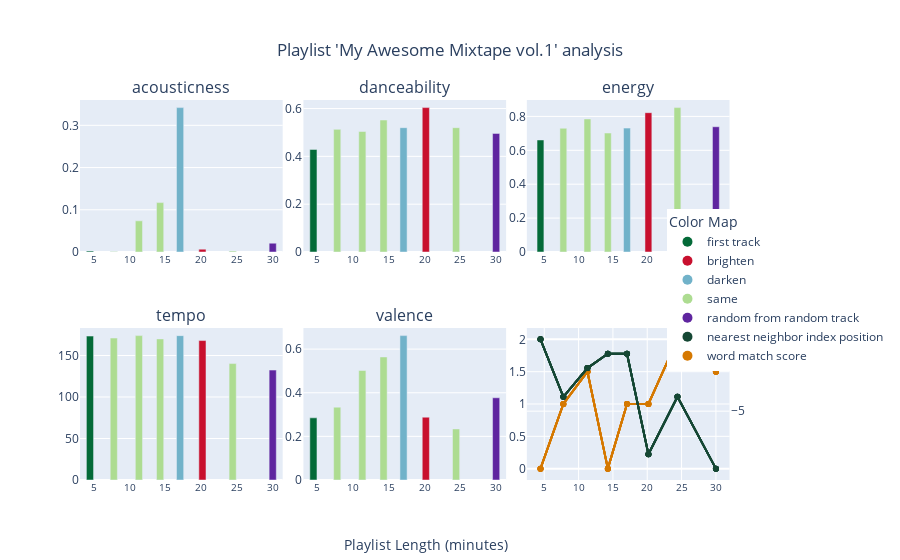

Source (notebook cell):
### Code cell
myplts.plot_my_playlist(my_playlist, "My Awesome Mixtape vol.1")

### Figure 1 — Plotly figure (JSON) as saved in the notebook; plotly's stock layout.template omitted (floating-point values rounded to 4 significant figures)
{"data": [{"hoverinfo": "text", "hovertext": ["Track: Yellow<br>Artist: Coldplay<br>Artist Genres: permanent wave | pop<br>Key: B<br>Energy: Perfectly harmonic<br>Mood: Same", "Track: Blinding Lights<br>Artist: The Weeknd<br>Artist Genres: canadian contemporary r&b | canadian pop | pop<br>Key: C#<br>Energy: Raise energy<br>Mood: Same", "Track: Heart Attack<br>Artist: Demi Lovato<br>Artist Genres: pop | post-teen pop<br>Key: G#<br>Energy: Raise energy<br>Mood: Same", "Track: Cruel Summer<br>Artist: Taylor Swift<br>Artist Genres: pop<br>Key: A<br>Energy: Raise energy<br>Mood: Same", "Track: As It Was<br>Artist: Harry Styles<br>Artist Genres: pop<br>Key: F#m<br>Energy: Perfectly harmonic<br>Mood: Darken", "Track: Thunder<br>Artist: Imagine Dragons<br>Artist Genres: modern rock | pop | rock<br>Key: C<br>Energy: Raise energy<br>Mood: Brighten", "Track: 505<br>Artist: Arctic Monkeys<br>Artist Genres: garage rock | modern rock | permanent wave | rock | sheffield indie<br>Key: C<br>Energy: Perfectly harmonic<br>Mood: Same", "Track: Knockin' On Heaven's Door<br>Artist: Guns N' Roses<br>Artist Genres: glam metal | hard rock | rock<br>Key: F#<br>Energy: nan<br>Mood: nan"], "marker": {"color": ["#046a38", "#addc91", "#addc91", "#addc91", "#71b2c9", "#c8102e", "#addc91", "#5f259f"]}, "showlegend": false, "type": "bar", "width": 1, "x": [4.45, 7.78, 11.29, 14.26, 17.05, 20.17, 24.4, 30], "xaxis": "x", "y": [0.00239, 0.00143, 0.0738, 0.117, 0.342, 0.00672, 0.00237, 0.0209], "yaxis": "y"}, {"hovertext": ["Track: Yellow<br>Artist: Coldplay<br>Artist Genres: permanent wave | pop<br>Key: B<br>Energy: Perfectly harmonic<br>Mood: Same", "Track: Blinding Lights<br>Artist: The Weeknd<br>Artist Genres: canadian contemporary r&b | canadian pop | pop<br>Key: C#<br>Energy: Raise energy<br>Mood: Same", "Track: Heart Attack<br>Artist: Demi Lovato<br>Artist Genres: pop | post-teen pop<br>Key: G#<br>Energy: Raise energy<br>Mood: Same", "Track: Cruel Summer<br>Artist: Taylor Swift<br>Artist Genres: pop<br>Key: A<br>Energy: Raise energy<br>Mood: Same", "Track: As It Was<br>Artist: Harry Styles<br>Artist Genres: pop<br>Key: F#m<br>Energy: Perfectly harmonic<br>Mood: Darken", "Track: Thunder<br>Artist: Imagine Dragons<br>Artist Genres: modern rock | pop | rock<br>Key: C<br>Energy: Raise energy<br>Mood: Brighten", "Track: 505<br>Artist: Arctic Monkeys<br>Artist Genres: garage rock | modern rock | permanent wave | rock | sheffield indie<br>Key: C<br>Energy: Perfectly harmonic<br>Mood: Same", "Track: Knockin' On Heaven's Door<br>Artist: Guns N' Roses<br>Artist Genres: glam metal | hard rock | rock<br>Key: F#<br>Energy: nan<br>Mood: nan"], "line": {"color": "#d57800"}, "mode": "lines+markers", "showlegend": false, "type": "scatter", "x": [4.45, 7.78, 11.29, 14.26, 17.05, 20.17, 24.4, 30], "xaxis": "x6", "y": [0, 1, 1.5, 0, 1, 1, 2, 1.5], "yaxis": "y11"}, {"hovertext": ["Track: Yellow<br>Artist: Coldplay<br>Artist Genres: permanent wave | pop<br>Key: B<br>Energy: Perfectly harmonic<br>Mood: Same", "Track: Blinding Lights<br>Artist: The Weeknd<br>Artist Genres: canadian contemporary r&b | canadian pop | pop<br>Key: C#<br>Energy: Raise energy<br>Mood: Same", "Track: Heart Attack<br>Artist: Demi Lovato<br>Artist Genres: pop | post-teen pop<br>Key: G#<br>Energy: Raise energy<br>Mood: Same", "Track: Cruel Summer<br>Artist: Taylor Swift<br>Artist Genres: pop<br>Key: A<br>Energy: Raise energy<br>Mood: Same", "Track: As It Was<br>Artist: Harry Styles<br>Artist Genres: pop<br>Key: F#m<br>Energy: Perfectly harmonic<br>Mood: Darken", "Track: Thunder<br>Artist: Imagine Dragons<br>Artist Genres: modern rock | pop | rock<br>Key: C<br>Energy: Raise energy<br>Mood: Brighten", "Track: 505<br>Artist: Arctic Monkeys<br>Artist Genres: garage rock | modern rock | permanent wave | rock | sheffield indie<br>Key: C<br>Energy: Perfectly harmonic<br>Mood: Same", "Track: Knockin' On Heaven's Door<br>Artist: Guns N' Roses<br>Artist Genres: glam metal | hard rock | rock<br>Key: F#<br>Energy: nan<br>Mood: nan"], "line": {"color": "#154734"}, "mode": "lines+markers", "showlegend": false, "type": "scatter", "x": [4.45, 7.78, 11.29, 14.26, 17.05, 20.17, 24.4, 30], "xaxis": "x6", "y": [0, -4, -2, -1, -1, -8, -4, -9], "yaxis": "y12"}, {"hoverinfo": "text", "hovertext": ["Track: Yellow<br>Artist: Coldplay<br>Artist Genres: permanent wave | pop<br>Key: B<br>Energy: Perfectly harmonic<br>Mood: Same", "Track: Blinding Lights<br>Artist: The Weeknd<br>Artist Genres: canadian contemporary r&b | canadian pop | pop<br>Key: C#<br>Energy: Raise energy<br>Mood: Same", "Track: Heart Attack<br>Artist: Demi Lovato<br>Artist Genres: pop | post-teen pop<br>Key: G#<br>Energy: Raise energy<br>Mood: Same", "Track: Cruel Summer<br>Artist: Taylor Swift<br>Artist Genres: pop<br>Key: A<br>Energy: Raise energy<br>Mood: Same", "Track: As It Was<br>Artist: Harry Styles<br>Artist Genres: pop<br>Key: F#m<br>Energy: Perfectly harmonic<br>Mood: Darken", "Track: Thunder<br>Artist: Imagine Dragons<br>Artist Genres: modern rock | pop | rock<br>Key: C<br>Energy: Raise energy<br>Mood: Brighten", "Track: 505<br>Artist: Arctic Monkeys<br>Artist Genres: garage rock | modern rock | permanent wave | rock | sheffield indie<br>Key: C<br>Energy: Perfectly harmonic<br>Mood: Same", "Track: Knockin' On Heaven's Door<br>Artist: Guns N' Roses<br>Artist Genres: glam metal | hard rock | rock<br>Key: F#<br>Energy: nan<br>Mood: nan"], "marker": {"color": ["#046a38", "#addc91", "#addc91", "#addc91", "#71b2c9", "#c8102e", "#addc91", "#5f259f"]}, "showlegend": false, "type": "bar", "width": 1, "x": [4.45, 7.78, 11.29, 14.26, 17.05, 20.17, 24.4, 30], "xaxis": "x2", "y": [0.429, 0.513, 0.504, 0.552, 0.52, 0.604, 0.52, 0.496], "yaxis": "y3"}, {"hovertext": ["Track: Yellow<br>Artist: Coldplay<br>Artist Genres: permanent wave | pop<br>Key: B<br>Energy: Perfectly harmonic<br>Mood: Same", "Track: Blinding Lights<br>Artist: The Weeknd<br>Artist Genres: canadian contemporary r&b | canadian pop | pop<br>Key: C#<br>Energy: Raise energy<br>Mood: Same", "Track: Heart Attack<br>Artist: Demi Lovato<br>Artist Genres: pop | post-teen pop<br>Key: G#<br>Energy: Raise energy<br>Mood: Same", "Track: Cruel Summer<br>Artist: Taylor Swift<br>Artist Genres: pop<br>Key: A<br>Energy: Raise energy<br>Mood: Same", "Track: As It Was<br>Artist: Harry Styles<br>Artist Genres: pop<br>Key: F#m<br>Energy: Perfectly harmonic<br>Mood: Darken", "Track: Thunder<br>Artist: Imagine Dragons<br>Artist Genres: modern rock | pop | rock<br>Key: C<br>Energy: Raise energy<br>Mood: Brighten", "Track: 505<br>Artist: Arctic Monkeys<br>Artist Genres: garage rock | modern rock | permanent wave | rock | sheffield indie<br>Key: C<br>Energy: Perfectly harmonic<br>Mood: Same", "Track: Knockin' On Heaven's Door<br>Artist: Guns N' Roses<br>Artist Genres: glam metal | hard rock | rock<br>Key: F#<br>Energy: nan<br>Mood: nan"], "line": {"color": "#d57800"}, "mode": "lines+markers", "showlegend": false, "type": "scatter", "x": [4.45, 7.78, 11.29, 14.26, 17.05, 20.17, 24.4, 30], "xaxis": "x6", "y": [0, 1, 1.5, 0, 1, 1, 2, 1.5], "yaxis": "y11"}, {"hovertext": ["Track: Yellow<br>Artist: Coldplay<br>Artist Genres: permanent wave | pop<br>Key: B<br>Energy: Perfectly harmonic<br>Mood: Same", "Track: Blinding Lights<br>Artist: The Weeknd<br>Artist Genres: canadian contemporary r&b | canadian pop | pop<br>Key: C#<br>Energy: Raise energy<br>Mood: Same", "Track: Heart Attack<br>Artist: Demi Lovato<br>Artist Genres: pop | post-teen pop<br>Key: G#<br>Energy: Raise energy<br>Mood: Same", "Track: Cruel Summer<br>Artist: Taylor Swift<br>Artist Genres: pop<br>Key: A<br>Energy: Raise energy<br>Mood: Same", "Track: As It Was<br>Artist: Harry Styles<br>Artist Genres: pop<br>Key: F#m<br>Energy: Perfectly harmonic<br>Mood: Darken", "Track: Thunder<br>Artist: Imagine Dragons<br>Artist Genres: modern rock | pop | rock<br>Key: C<br>Energy: Raise energy<br>Mood: Brighten", "Track: 505<br>Artist: Arctic Monkeys<br>Artist Genres: garage rock | modern rock | permanent wave | rock | sheffield indie<br>Key: C<br>Energy: Perfectly harmonic<br>Mood: Same", "Track: Knockin' On Heaven's Door<br>Artist: Guns N' Roses<br>Artist Genres: glam metal | hard rock | rock<br>Key: F#<br>Energy: nan<br>Mood: nan"], "line": {"color": "#154734"}, "mode": "lines+markers", "showlegend": false, "type": "scatter", "x": [4.45, 7.78, 11.29, 14.26, 17.05, 20.17, 24.4, 30], "xaxis": "x6", "y": [0, -4, -2, -1, -1, -8, -4, -9], "yaxis": "y12"}, {"hoverinfo": "text", "hovertext": ["Track: Yellow<br>Artist: Coldplay<br>Artist Genres: permanent wave | pop<br>Key: B<br>Energy: Perfectly harmonic<br>Mood: Same", "Track: Blinding Lights<br>Artist: The Weeknd<br>Artist Genres: canadian contemporary r&b | canadian pop | pop<br>Key: C#<br>Energy: Raise energy<br>Mood: Same", "Track: Heart Attack<br>Artist: Demi Lovato<br>Artist Genres: pop | post-teen pop<br>Key: G#<br>Energy: Raise energy<br>Mood: Same", "Track: Cruel Summer<br>Artist: Taylor Swift<br>Artist Genres: pop<br>Key: A<br>Energy: Raise energy<br>Mood: Same", "Track: As It Was<br>Artist: Harry Styles<br>Artist Genres: pop<br>Key: F#m<br>Energy: Perfectly harmonic<br>Mood: Darken", "Track: Thunder<br>Artist: Imagine Dragons<br>Artist Genres: modern rock | pop | rock<br>Key: C<br>Energy: Raise energy<br>Mood: Brighten", "Track: 505<br>Artist: Arctic Monkeys<br>Artist Genres: garage rock | modern rock | permanent wave | rock | sheffield indie<br>Key: C<br>Energy: Perfectly harmonic<br>Mood: Same", "Track: Knockin' On Heaven's Door<br>Artist: Guns N' Roses<br>Artist Genres: glam metal | hard rock | rock<br>Key: F#<br>Energy: nan<br>Mood: nan"], "marker": {"color": ["#046a38", "#addc91", "#addc91", "#addc91", "#71b2c9", "#c8102e", "#addc91", "#5f259f"]}, "showlegend": false, "type": "bar", "width": 1, "x": [4.45, 7.78, 11.29, 14.26, 17.05, 20.17, 24.4, 30], "xaxis": "x3", "y": [0.661, 0.73, 0.785, 0.702, 0.731, 0.822, 0.852, 0.739], "yaxis": "y5"}, {"hovertext": ["Track: Yellow<br>Artist: Coldplay<br>Artist Genres: permanent wave | pop<br>Key: B<br>Energy: Perfectly harmonic<br>Mood: Same", "Track: Blinding Lights<br>Artist: The Weeknd<br>Artist Genres: canadian contemporary r&b | canadian pop | pop<br>Key: C#<br>Energy: Raise energy<br>Mood: Same", "Track: Heart Attack<br>Artist: Demi Lovato<br>Artist Genres: pop | post-teen pop<br>Key: G#<br>Energy: Raise energy<br>Mood: Same", "Track: Cruel Summer<br>Artist: Taylor Swift<br>Artist Genres: pop<br>Key: A<br>Energy: Raise energy<br>Mood: Same", "Track: As It Was<br>Artist: Harry Styles<br>Artist Genres: pop<br>Key: F#m<br>Energy: Perfectly harmonic<br>Mood: Darken", "Track: Thunder<br>Artist: Imagine Dragons<br>Artist Genres: modern rock | pop | rock<br>Key: C<br>Energy: Raise energy<br>Mood: Brighten", "Track: 505<br>Artist: Arctic Monkeys<br>Artist Genres: garage rock | modern rock | permanent wave | rock | sheffield indie<br>Key: C<br>Energy: Perfectly harmonic<br>Mood: Same", "Track: Knockin' On Heaven's Door<br>Artist: Guns N' Roses<br>Artist Genres: glam metal | hard rock | rock<br>Key: F#<br>Energy: nan<br>Mood: nan"], "line": {"color": "#d57800"}, "mode": "lines+markers", "showlegend": false, "type": "scatter", "x": [4.45, 7.78, 11.29, 14.26, 17.05, 20.17, 24.4, 30], "xaxis": "x6", "y": [0, 1, 1.5, 0, 1, 1, 2, 1.5], "yaxis": "y11"}, {"hovertext": ["Track: Yellow<br>Artist: Coldplay<br>Artist Genres: permanent wave | pop<br>Key: B<br>Energy: Perfectly harmonic<br>Mood: Same", "Track: Blinding Lights<br>Artist: The Weeknd<br>Artist Genres: canadian contemporary r&b | canadian pop | pop<br>Key: C#<br>Energy: Raise energy<br>Mood: Same", "Track: Heart Attack<br>Artist: Demi Lovato<br>Artist Genres: pop | post-teen pop<br>Key: G#<br>Energy: Raise energy<br>Mood: Same", "Track: Cruel Summer<br>Artist: Taylor Swift<br>Artist Genres: pop<br>Key: A<br>Energy: Raise energy<br>Mood: Same", "Track: As It Was<br>Artist: Harry Styles<br>Artist Genres: pop<br>Key: F#m<br>Energy: Perfectly harmonic<br>Mood: Darken", "Track: Thunder<br>Artist: Imagine Dragons<br>Artist Genres: modern rock | pop | rock<br>Key: C<br>Energy: Raise energy<br>Mood: Brighten", "Track: 505<br>Artist: Arctic Monkeys<br>Artist Genres: garage rock | modern rock | permanent wave | rock | sheffield indie<br>Key: C<br>Energy: Perfectly harmonic<br>Mood: Same", "Track: Knockin' On Heaven's Door<br>Artist: Guns N' Roses<br>Artist Genres: glam metal | hard rock | rock<br>Key: F#<br>Energy: nan<br>Mood: nan"], "line": {"color": "#154734"}, "mode": "lines+markers", "showlegend": false, "type": "scatter", "x": [4.45, 7.78, 11.29, 14.26, 17.05, 20.17, 24.4, 30], "xaxis": "x6", "y": [0, -4, -2, -1, -1, -8, -4, -9], "yaxis": "y12"}, {"hoverinfo": "text", "hovertext": ["Track: Yellow<br>Artist: Coldplay<br>Artist Genres: permanent wave | pop<br>Key: B<br>Energy: Perfectly harmonic<br>Mood: Same", "Track: Blinding Lights<br>Artist: The Weeknd<br>Artist Genres: canadian contemporary r&b | canadian pop | pop<br>Key: C#<br>Energy: Raise energy<br>Mood: Same", "Track: Heart Attack<br>Artist: Demi Lovato<br>Artist Genres: pop | post-teen pop<br>Key: G#<br>Energy: Raise energy<br>Mood: Same", "Track: Cruel Summer<br>Artist: Taylor Swift<br>Artist Genres: pop<br>Key: A<br>Energy: Raise energy<br>Mood: Same", "Track: As It Was<br>Artist: Harry Styles<br>Artist Genres: pop<br>Key: F#m<br>Energy: Perfectly harmonic<br>Mood: Darken", "Track: Thunder<br>Artist: Imagine Dragons<br>Artist Genres: modern rock | pop | rock<br>Key: C<br>Energy: Raise energy<br>Mood: Brighten", "Track: 505<br>Artist: Arctic Monkeys<br>Artist Genres: garage rock | modern rock | permanent wave | rock | sheffield indie<br>Key: C<br>Energy: Perfectly harmonic<br>Mood: Same", "Track: Knockin' On Heaven's Door<br>Artist: Guns N' Roses<br>Artist Genres: glam metal | hard rock | rock<br>Key: F#<br>Energy: nan<br>Mood: nan"], "marker": {"color": ["#046a38", "#addc91", "#addc91", "#addc91", "#71b2c9", "#c8102e", "#addc91", "#5f259f"]}, "showlegend": false, "type": "bar", "width": 1, "x": [4.45, 7.78, 11.29, 14.26, 17.05, 20.17, 24.4, 30], "xaxis": "x4", "y": [173.4, 171.0, 174.0, 170.0, 173.9, 168.0, 140.3, 132.4], "yaxis": "y7"}, {"hovertext": ["Track: Yellow<br>Artist: Coldplay<br>Artist Genres: permanent wave | pop<br>Key: B<br>Energy: Perfectly harmonic<br>Mood: Same", "Track: Blinding Lights<br>Artist: The Weeknd<br>Artist Genres: canadian contemporary r&b | canadian pop | pop<br>Key: C#<br>Energy: Raise energy<br>Mood: Same", "Track: Heart Attack<br>Artist: Demi Lovato<br>Artist Genres: pop | post-teen pop<br>Key: G#<br>Energy: Raise energy<br>Mood: Same", "Track: Cruel Summer<br>Artist: Taylor Swift<br>Artist Genres: pop<br>Key: A<br>Energy: Raise energy<br>Mood: Same", "Track: As It Was<br>Artist: Harry Styles<br>Artist Genres: pop<br>Key: F#m<br>Energy: Perfectly harmonic<br>Mood: Darken", "Track: Thunder<br>Artist: Imagine Dragons<br>Artist Genres: modern rock | pop | rock<br>Key: C<br>Energy: Raise energy<br>Mood: Brighten", "Track: 505<br>Artist: Arctic Monkeys<br>Artist Genres: garage rock | modern rock | permanent wave | rock | sheffield indie<br>Key: C<br>Energy: Perfectly harmonic<br>Mood: Same", "Track: Knockin' On Heaven's Door<br>Artist: Guns N' Roses<br>Artist Genres: glam metal | hard rock | rock<br>Key: F#<br>Energy: nan<br>Mood: nan"], "line": {"color": "#d57800"}, "mode": "lines+markers", "showlegend": false, "type": "scatter", "x": [4.45, 7.78, 11.29, 14.26, 17.05, 20.17, 24.4, 30], "xaxis": "x6", "y": [0, 1, 1.5, 0, 1, 1, 2, 1.5], "yaxis": "y11"}, {"hovertext": ["Track: Yellow<br>Artist: Coldplay<br>Artist Genres: permanent wave | pop<br>Key: B<br>Energy: Perfectly harmonic<br>Mood: Same", "Track: Blinding Lights<br>Artist: The Weeknd<br>Artist Genres: canadian contemporary r&b | canadian pop | pop<br>Key: C#<br>Energy: Raise energy<br>Mood: Same", "Track: Heart Attack<br>Artist: Demi Lovato<br>Artist Genres: pop | post-teen pop<br>Key: G#<br>Energy: Raise energy<br>Mood: Same", "Track: Cruel Summer<br>Artist: Taylor Swift<br>Artist Genres: pop<br>Key: A<br>Energy: Raise energy<br>Mood: Same", "Track: As It Was<br>Artist: Harry Styles<br>Artist Genres: pop<br>Key: F#m<br>Energy: Perfectly harmonic<br>Mood: Darken", "Track: Thunder<br>Artist: Imagine Dragons<br>Artist Genres: modern rock | pop | rock<br>Key: C<br>Energy: Raise energy<br>Mood: Brighten", "Track: 505<br>Artist: Arctic Monkeys<br>Artist Genres: garage rock | modern rock | permanent wave | rock | sheffield indie<br>Key: C<br>Energy: Perfectly harmonic<br>Mood: Same", "Track: Knockin' On Heaven's Door<br>Artist: Guns N' Roses<br>Artist Genres: glam metal | hard rock | rock<br>Key: F#<br>Energy: nan<br>Mood: nan"], "line": {"color": "#154734"}, "mode": "lines+markers", "showlegend": false, "type": "scatter", "x": [4.45, 7.78, 11.29, 14.26, 17.05, 20.17, 24.4, 30], "xaxis": "x6", "y": [0, -4, -2, -1, -1, -8, -4, -9], "yaxis": "y12"}, {"hoverinfo": "text", "hovertext": ["Track: Yellow<br>Artist: Coldplay<br>Artist Genres: permanent wave | pop<br>Key: B<br>Energy: Perfectly harmonic<br>Mood: Same", "Track: Blinding Lights<br>Artist: The Weeknd<br>Artist Genres: canadian contemporary r&b | canadian pop | pop<br>Key: C#<br>Energy: Raise energy<br>Mood: Same", "Track: Heart Attack<br>Artist: Demi Lovato<br>Artist Genres: pop | post-teen pop<br>Key: G#<br>Energy: Raise energy<br>Mood: Same", "Track: Cruel Summer<br>Artist: Taylor Swift<br>Artist Genres: pop<br>Key: A<br>Energy: Raise energy<br>Mood: Same", "Track: As It Was<br>Artist: Harry Styles<br>Artist Genres: pop<br>Key: F#m<br>Energy: Perfectly harmonic<br>Mood: Darken", "Track: Thunder<br>Artist: Imagine Dragons<br>Artist Genres: modern rock | pop | rock<br>Key: C<br>Energy: Raise energy<br>Mood: Brighten", "Track: 505<br>Artist: Arctic Monkeys<br>Artist Genres: garage rock | modern rock | permanent wave | rock | sheffield indie<br>Key: C<br>Energy: Perfectly harmonic<br>Mood: Same", "Track: Knockin' On Heaven's Door<br>Artist: Guns N' Roses<br>Artist Genres: glam metal | hard rock | rock<br>Key: F#<br>Energy: nan<br>Mood: nan"], "marker": {"color": ["#046a38", "#addc91", "#addc91", "#addc91", "#71b2c9", "#c8102e", "#addc91", "#5f259f"]}, "showlegend": false, "type": "bar", "width": 1, "x": [4.45, 7.78, 11.29, 14.26, 17.05, 20.17, 24.4, 30], "xaxis": "x5", "y": [0.285, 0.334, 0.502, 0.564, 0.662, 0.288, 0.234, 0.377], "yaxis": "y9"}, {"hovertext": ["Track: Yellow<br>Artist: Coldplay<br>Artist Genres: permanent wave | pop<br>Key: B<br>Energy: Perfectly harmonic<br>Mood: Same", "Track: Blinding Lights<br>Artist: The Weeknd<br>Artist Genres: canadian contemporary r&b | canadian pop | pop<br>Key: C#<br>Energy: Raise energy<br>Mood: Same", "Track: Heart Attack<br>Artist: Demi Lovato<br>Artist Genres: pop | post-teen pop<br>Key: G#<br>Energy: Raise energy<br>Mood: Same", "Track: Cruel Summer<br>Artist: Taylor Swift<br>Artist Genres: pop<br>Key: A<br>Energy: Raise energy<br>Mood: Same", "Track: As It Was<br>Artist: Harry Styles<br>Artist Genres: pop<br>Key: F#m<br>Energy: Perfectly harmonic<br>Mood: Darken", "Track: Thunder<br>Artist: Imagine Dragons<br>Artist Genres: modern rock | pop | rock<br>Key: C<br>Energy: Raise energy<br>Mood: Brighten", "Track: 505<br>Artist: Arctic Monkeys<br>Artist Genres: garage rock | modern rock | permanent wave | rock | sheffield indie<br>Key: C<br>Energy: Perfectly harmonic<br>Mood: Same", "Track: Knockin' On Heaven's Door<br>Artist: Guns N' Roses<br>Artist Genres: glam metal | hard rock | rock<br>Key: F#<br>Energy: nan<br>Mood: nan"], "line": {"color": "#d57800"}, "mode": "lines+markers", "showlegend": false, "type": "scatter", "x": [4.45, 7.78, 11.29, 14.26, 17.05, 20.17, 24.4, 30], "xaxis": "x6", "y": [0, 1, 1.5, 0, 1, 1, 2, 1.5], "yaxis": "y11"}, {"hovertext": ["Track: Yellow<br>Artist: Coldplay<br>Artist Genres: permanent wave | pop<br>Key: B<br>Energy: Perfectly harmonic<br>Mood: Same", "Track: Blinding Lights<br>Artist: The Weeknd<br>Artist Genres: canadian contemporary r&b | canadian pop | pop<br>Key: C#<br>Energy: Raise energy<br>Mood: Same", "Track: Heart Attack<br>Artist: Demi Lovato<br>Artist Genres: pop | post-teen pop<br>Key: G#<br>Energy: Raise energy<br>Mood: Same", "Track: Cruel Summer<br>Artist: Taylor Swift<br>Artist Genres: pop<br>Key: A<br>Energy: Raise energy<br>Mood: Same", "Track: As It Was<br>Artist: Harry Styles<br>Artist Genres: pop<br>Key: F#m<br>Energy: Perfectly harmonic<br>Mood: Darken", "Track: Thunder<br>Artist: Imagine Dragons<br>Artist Genres: modern rock | pop | rock<br>Key: C<br>Energy: Raise energy<br>Mood: Brighten", "Track: 505<br>Artist: Arctic Monkeys<br>Artist Genres: garage rock | modern rock | permanent wave | rock | sheffield indie<br>Key: C<br>Energy: Perfectly harmonic<br>Mood: Same", "Track: Knockin' On Heaven's Door<br>Artist: Guns N' Roses<br>Artist Genres: glam metal | hard rock | rock<br>Key: F#<br>Energy: nan<br>Mood: nan"], "line": {"color": "#154734"}, "mode": "lines+markers", "showlegend": false, "type": "scatter", "x": [4.45, 7.78, 11.29, 14.26, 17.05, 20.17, 24.4, 30], "xaxis": "x6", "y": [0, -4, -2, -1, -1, -8, -4, -9], "yaxis": "y12"}, {"marker": {"color": "#046a38", "size": 10}, "mode": "markers", "name": "first track", "showlegend": true, "type": "scatter", "x": [null], "xaxis": "x6", "y": [null], "yaxis": "y11"}, {"marker": {"color": "#c8102e", "size": 10}, "mode": "markers", "name": "brighten", "showlegend": true, "type": "scatter", "x": [null], "xaxis": "x6", "y": [null], "yaxis": "y11"}, {"marker": {"color": "#71b2c9", "size": 10}, "mode": "markers", "name": "darken", "showlegend": true, "type": "scatter", "x": [null], "xaxis": "x6", "y": [null], "yaxis": "y11"}, {"marker": {"color": "#addc91", "size": 10}, "mode": "markers", "name": "same", "showlegend": true, "type": "scatter", "x": [null], "xaxis": "x6", "y": [null], "yaxis": "y11"}, {"marker": {"color": "#5f259f", "size": 10}, "mode": "markers", "name": "random from random track", "showlegend": true, "type": "scatter", "x": [null], "xaxis": "x6", "y": [null], "yaxis": "y11"}, {"marker": {"color": "#154734", "size": 10}, "mode": "markers", "name": "nearest neighbor index position", "showlegend": true, "type": "scatter", "x": [null], "xaxis": "x6", "y": [null], "yaxis": "y11"}, {"marker": {"color": "#d57800", "size": 10}, "mode": "markers", "name": "word match score", "showlegend": true, "type": "scatter", "x": [null], "xaxis": "x6", "y": [null], "yaxis": "y11"}], "layout": {"annotations": [{"font": {"size": 16}, "showarrow": false, "text": "acousticness", "x": 0.1467, "xanchor": "center", "xref": "paper", "y": 1, "yanchor": "bottom", "yref": "paper"}, {"font": {"size": 16}, "showarrow": false, "text": "danceability", "x": 0.47, "xanchor": "center", "xref": "paper", "y": 1, "yanchor": "bottom", "yref": "paper"}, {"font": {"size": 16}, "showarrow": false, "text": "energy", "x": 0.7933, "xanchor": "center", "xref": "paper", "y": 1, "yanchor": "bottom", "yref": "paper"}, {"font": {"size": 16}, "showarrow": false, "text": "tempo", "x": 0.1467, "xanchor": "center", "xref": "paper", "y": 0.4, "yanchor": "bottom", "yref": "paper"}, {"font": {"size": 16}, "showarrow": false, "text": "valence", "x": 0.47, "xanchor": "center", "xref": "paper", "y": 0.4, "yanchor": "bottom", "yref": "paper"}, {"font": {"size": 14}, "showarrow": false, "text": "Playlist Length (minutes)", "x": 0.5, "xref": "paper", "y": -0.2, "yref": "paper"}], "autosize": true, "legend": {"font": {"size": 12}, "title": {"text": "Color Map"}, "x": 1.17, "xanchor": "right", "y": 0.5, "yanchor": "middle"}, "title": {"text": "Playlist 'My Awesome Mixtape vol.1' analysis", "x": 0.5, "xanchor": "center", "y": 0.9, "yanchor": "bottom"}, "xaxis": {"anchor": "y", "domain": [0, 0.2933], "dtick": 5, "matches": "x4", "showticklabels": true, "tickfont": {"size": 10}, "tickmode": "linear"}, "xaxis2": {"anchor": "y3", "domain": [0.3233, 0.6167], "dtick": 5, "matches": "x5", "showticklabels": true, "tickfont": {"size": 10}, "tickmode": "linear"}, "xaxis3": {"anchor": "y5", "domain": [0.6467, 0.94], "dtick": 5, "matches": "x6", "showticklabels": true, "tickfont": {"size": 10}, "tickmode": "linear"}, "xaxis4": {"anchor": "y7", "domain": [0, 0.2933], "dtick": 5, "showticklabels": true, "tickfont": {"size": 10}, "tickmode": "linear"}, "xaxis5": {"anchor": "y9", "domain": [0.3233, 0.6167], "dtick": 5, "showticklabels": true, "tickfont": {"size": 10}, "tickmode": "linear"}, "xaxis6": {"anchor": "y11", "domain": [0.6467, 0.94], "dtick": 5, "tickfont": {"size": 10}, "tickmode": "linear"}, "yaxis": {"anchor": "x", "domain": [0.6, 1]}, "yaxis10": {"anchor": "x5", "overlaying": "y9", "side": "right"}, "yaxis11": {"anchor": "x6", "domain": [0, 0.4]}, "yaxis12": {"anchor": "x6", "overlaying": "y11", "side": "right"}, "yaxis2": {"anchor": "x", "overlaying": "y", "side": "right"}, "yaxis3": {"anchor": "x2", "domain": [0.6, 1]}, "yaxis4": {"anchor": "x2", "overlaying": "y3", "side": "right"}, "yaxis5": {"anchor": "x3", "domain": [0.6, 1]}, "yaxis6": {"anchor": "x3", "overlaying": "y5", "side": "right"}, "yaxis7": {"anchor": "x4", "domain": [0, 0.4]}, "yaxis8": {"anchor": "x4", "overlaying": "y7", "side": "right"}, "yaxis9": {"anchor": "x5", "domain": [0, 0.4]}}}
